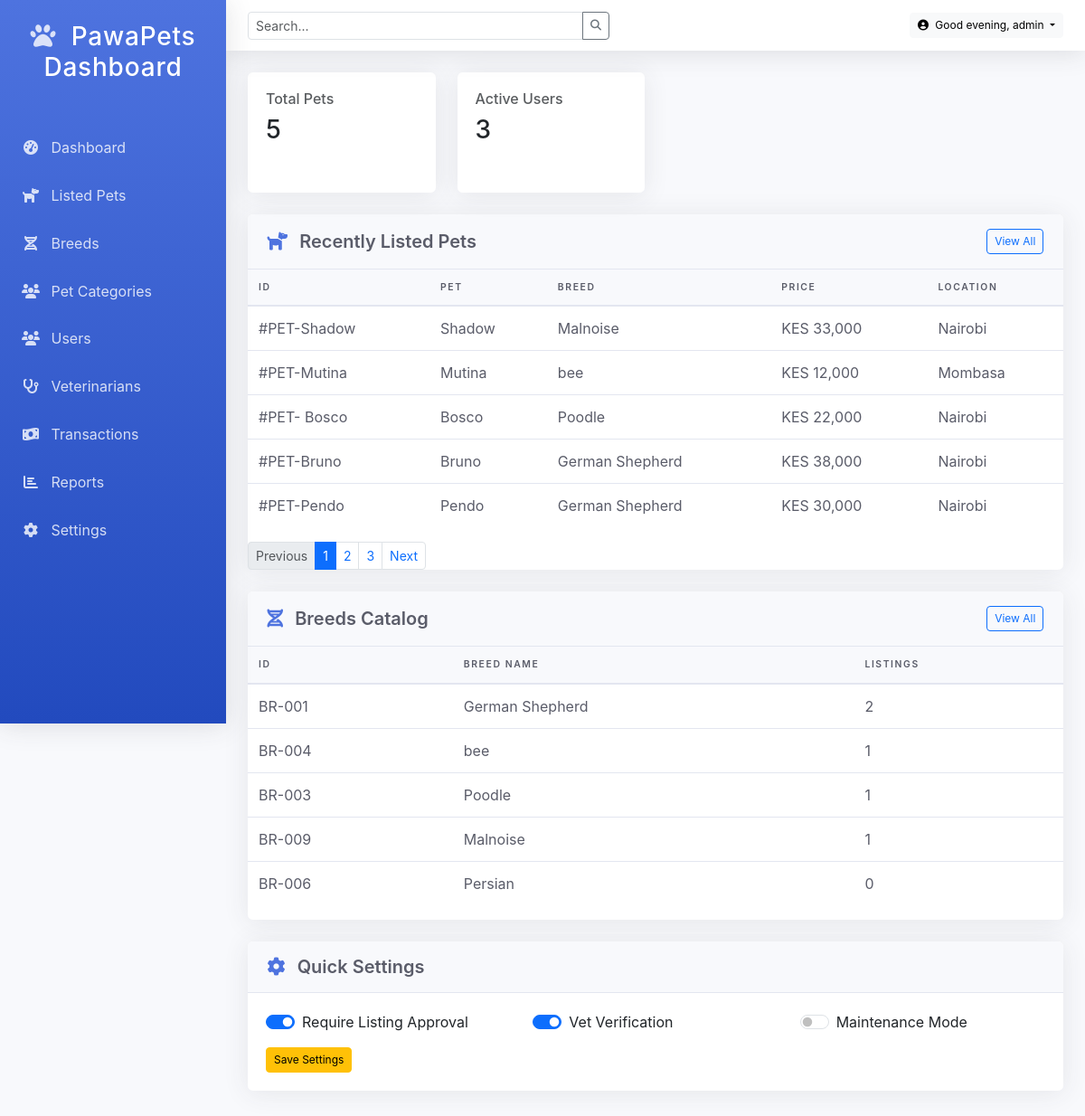
Page /Admin/dashboard.php (signed in) on the committed database.
### tables this page shows
CREATE TABLE `puppy_listing` (
  `puppy_id` int(11) NOT NULL,
  `category_id` int(11) NOT NULL,
  `breed_id` int(11) NOT NULL,
  `puppy_name` varchar(100) NOT NULL,
  `puppy_age` int(11) NOT NULL,
  `puppy_location` varchar(100) NOT NULL,
  `price` decimal(10,2) NOT NULL,
  `puppy_desc` varchar(255) NOT NULL,
  `created_at` timestamp NOT NULL DEFAULT current_timestamp()
);

CREATE TABLE `puppy_breed` (
  `breed_id` int(11) NOT NULL,
  `breed_name` varchar(100) NOT NULL
);

### Admin/dashboard.php (the view, shortened to what this page needs)
<?php
include('functions/functions.php');
?>
<!DOCTYPE html>
<html lang="en">
<head>
    <link href="https://cdn.jsdelivr.net/npm/bootstrap@5.3.0/dist/css/bootstrap.min.css" rel="stylesheet">
    <link rel="stylesheet" href="https://cdnjs.cloudflare.com/ajax/libs/font-awesome/6.4.0/css/all.min.css">
</head>
<body>
    <div class="admin-container">
        <?php
         include("components/sidebar.php");
         include("components/adminHeader.php");
        ?>
        <main class="admin-main">
            <div class="row mb-4">
                <?php
                $totalPets = $con->query("SELECT COUNT(*) FROM puppy_listing")->fetch_row()[0];
                $activeUsers = $con->query("SELECT COUNT(*) FROM admin_table")->fetch_row()[0];
                ?>
                <div class="col-md-3">
                    <div class="admin-card h-100">
                        <div class="card-body">
                            <h6 class="text-muted">Total Pets</h6>
                            <h3><?php echo number_format($totalPets) ?></h3>
                        </div>
                    </div>
                </div>
                <div class="col-md-3">
                    <div class="admin-card h-100">
                        <div class="card-body">
                            <h6 class="text-muted">Active Users</h6>
                            <h3><?= number_format($activeUsers) ?></h3>
                        </div>
                    </div>
                </div>
            </div>
            <div class="admin-card">
                <div class="card-header">
                    <h5 class="mb-0"><i class="fas fa-dog me-2"></i> Recently Listed Pets</h5>
                    <div>
                        <a href="listed-pets.php" class="btn btn-sm btn-outline-primary ms-2">View All</a>
                    </div>
                </div>
                <div class="table-responsive">
                    <table class="admin-table">
                        <thead>
                            <tr>
                                <th>ID</th>
                                <th>Pet</th>
                                <th>Breed</th>
                                <th>Price</th>
                                <th>Location</th>
                            </tr>
                        </thead>
                        <tbody>
                            <?php
                                $recentPets = $con->query("
                                SELECT p.*, b.breed_name
                                FROM puppy_listing p
                                LEFT JOIN puppy_breed b ON p.breed_id = b.breed_id
                                ORDER BY p.created_at DESC
                                LIMIT 5
                                ");
                            ?>
                            <?php if($recentPets->num_rows > 0): ?>
                                <?php while($pet = $recentPets->fetch_assoc()): ?>
                                    <tr>
                                        <td>#PET-<?= str_pad($pet['puppy_name'], 4, '0', STR_PAD_LEFT) ?></td>
                                        <td>
                                            <div class="d-flex align-items-center">
                                                <?= htmlspecialchars($pet['puppy_name']) ?>
                                            </div>
                                        </td>
                                        <td><?= htmlspecialchars($pet['breed_name']) ?? 'N/A' ?></td>
                                        <td>KES <?= number_format($pet['price']) ?></td>
                                        <td><?= htmlspecialchars($pet['puppy_location']) ?></td>
                                    </tr>
                                <?php endwhile; ?>
                            <?php else: ?>
                                <tr>
                                    <td colspan="6" class="text-center py-4">No recent listings</td>
                                </tr>
                            <?php endif; ?>
                        </tbody>
                    </table>
                </div>
                <div class="card-footer">
                    <nav aria-label="Page navigation">
                        <ul class="pagination pagination-sm mb-0 mb-2">
                            <li class="page-item disabled"><a class="page-link" href="#">Previous</a></li>
                            <li class="page-item active"><a class="page-link" href="#">1</a></li>
                            <li class="page-item"><a class="page-link" href="#">2</a></li>
                            <li class="page-item"><a class="page-link" href="#">3</a></li>
                            <li class="page-item"><a class="page-link" href="#">Next</a></li>
                        </ul>
                    </nav>
                </div>
            </div>
            <div class="admin-card mt-4">
                <div class="card-header">
                    <h5 class="mb-0"><i class="fas fa-dna me-2"></i> Breeds Catalog</h5>
                    <div>
                        <a href="breeds.php" class="btn btn-sm btn-outline-primary ms-2">View All</a>
                    </div>
                </div>
                <div class="table-responsive">
                    <table class="admin-table">
                        <thead>
                            <tr>
                                <th>ID</th>
                                <th>Breed Name</th>
                                <th>Listings</th>
                            </tr>
                        </thead>
                        <tbody>
                            <?php
                                $breeds = $con->query("
                                SELECT b.*, COUNT(p.puppy_id) AS listings
                                FROM puppy_breed b
                                LEFT JOIN puppy_listing p ON b.breed_id = p.breed_id
                                GROUP BY b.breed_id
                                ORDER BY listings DESC
                                LIMIT 5
                                ");
                            ?>
                            <?php if($breeds->num_rows > 0): ?>
                                <?php while($breed = $breeds->fetch_assoc()): ?>
                                    <tr>
                                        <td>BR-<?= str_pad($breed['breed_id'], 3, '0', STR_PAD_LEFT) ?></td>
                                        <td><?= htmlspecialchars($breed['breed_name']) ?></td>
                                        <td><?= number_format($breed['listings']) ?></td>
                                    </tr>
                                <?php endwhile; ?>
                            <?php else: ?>
                                <tr>
                                    <td colspan="4" class="text-center py-4">No breeds found</td>
                                </tr>
                            <?php endif; ?>
                        </tbody>
                    </table>
                </div>
            </div>
            <div class="admin-card mt-4">
                <div class="card-header">
                    <h5 class="mb-0"><i class="fas fa-cog me-2"></i> Quick Settings</h5>
                </div>
                <div class="card-body">
                    <div class="row">
                        <div class="col-md-4">
                            <div class="form-check form-switch mb-3">
                                <input class="form-check-input" type="checkbox" id="approvalToggle" checked>
                                <label class="form-check-label" for="approvalToggle">Require Listing Approval</label>
                            </div>
                        </div>
                        <div class="col-md-4">
                            <div class="form-check form-switch mb-3">
                                <input class="form-check-input" type="checkbox" id="verificationToggle" checked>
                                <label class="form-check-label" for="verificationToggle">Vet Verification</label>
                            </div>
                        </div>
                        <div class="col-md-4">
                            <div class="form-check form-switch mb-3">
                                <input class="form-check-input" type="checkbox" id="maintenanceToggle">
                                <label class="form-check-label" for="maintenanceToggle">Maintenance Mode</label>
                            </div>
                        </div>
                    </div>
                    <button class="btn btn-warning btn-sm">Save Settings</button>
                </div>
            </div>
        </main>
    </div>
</body>
</html>

### Admin/dashboard.php (style rules this page uses)
:root { --primary-color: #4e73df; --primary-hover: #2e59d9; --secondary-color: #858796; --success-color: #1cc88a; --info-color: #36b9cc; --warning-color: #f6c23e; --danger-color: #e74a3b; --light-color: #f8f9fc; --dark-color: #5a5c69; }
body { font-family: 'Nunito', -apple-system, BlinkMacSystemFont, 'Segoe UI', Roboto, 'Helvetica Neue', Arial, sans-serif; background-color: var(--light-color); overflow-x: hidden; }
.admin-container { display: flex; min-height: 100vh; }
.admin-main { margin-left: 250px; margin-top: 56px; padding: 1.5rem; flex: 1; transition: margin-left 0.3s; }
.admin-card { background: white; border-radius: 0.35rem; box-shadow: 0 0.15rem 1.75rem 0 rgba(58, 59, 69, 0.1); margin-bottom: 1.5rem; }
.card-header { padding: 1rem 1.35rem; background-color: #f8f9fc; border-bottom: 1px solid #e3e6f0; display: flex; align-items: center; justify-content: space-between; border-radius: 0.35rem 0.35rem 0 0 !important; }
.card-header h5 { margin: 0; font-weight: 600; color: var(--dark-color); }
.card-header h5 i { color: var(--primary-color); }
.card-body { padding: 1.25rem; }
.admin-table { width: 100%; margin-bottom: 1rem; color: var(--dark-color); border-collapse: collapse; }
.admin-table thead th { vertical-align: bottom; border-bottom: 2px solid #e3e6f0; padding: 0.75rem; background-color: #f8f9fc; font-weight: 600; text-transform: uppercase; font-size: 0.65rem; letter-spacing: 0.1rem; }
.admin-table tbody td { padding: 0.75rem; vertical-align: middle; border-top: 1px solid #e3e6f0; }
.btn-sm { padding: 0.25rem 0.5rem; font-size: 0.75rem; }

### rows in the picture
puppy_listing: puppy_name "Shadow", breed.breed_name "Malnoise", price "33,000", puppy_location "Nairobi"
puppy_listing: puppy_name "Mutina", breed.breed_name "bee", price "12,000", puppy_location "Mombasa"
puppy_listing: puppy_name "Bosco", breed.breed_name "Poodle", price "22,000", puppy_location "Nairobi"
puppy_listing: puppy_name "Bruno", breed.breed_name "German Shepherd", price "38,000", puppy_location "Nairobi"
puppy_listing: puppy_name "Pendo", breed.breed_name "German Shepherd", price "30,000", puppy_location "Nairobi"
puppy_breed: breed_id "001", breed_name "German Shepherd", listings "2"
puppy_breed: breed_id "004", breed_name "bee", listings "1"
puppy_breed: breed_id "003", breed_name "Poodle", listings "1"
puppy_breed: breed_id "009", breed_name "Malnoise", listings "1"
puppy_breed: breed_id "006", breed_name "Persian", listings "0"

### other values in the picture
$totalPets "5"
$activeUsers "3"
